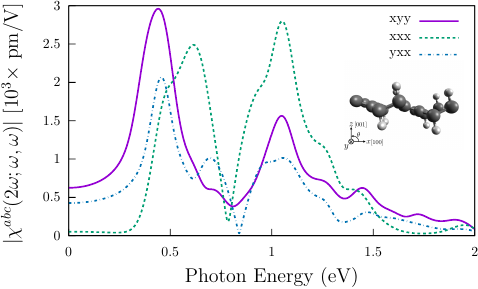

Reproduce this figure in gnuplot.
set terminal mp color dashed latex 11

set xlabel "{\\Large Photon Energy (eV)}"


abso(w,x,y,z)=(sqrt((w+y)**2+(x+z)**2))

set xtics nomirror
set ytics nomirror

unset zeroaxis
#set label 1 "{\\Large C$_{16}$H$_{8}$-alt}"   at graph 0.75, graph 0.40 
set ylabel "{\\Large $|\\chi^{abc}(2\\omega; \\omega, \\omega)|$ [pm/V] }"

### nonlocal comparison

set key top right


set output "shg-vnl-alt.mp"
p "data/alt/res-nospin_0-2eV/shgL.vnl.sm_0.08_xyy_14452_65-nospin_scissor_0_Nc_41" u 1:(abso($2,$3,$4,$5)) t 'xyy' w l lw 2 lt 1 dt 1,\
  "data/alt/res-nospin_0-2eV/shgL.vnl.sm_0.08_xxx_14452_65-nospin_scissor_0_Nc_41" u 1:(abso($2,$3,$4,$5)) t 'xxx' w l lw 2 lt 2 dt 2,\
  "data/alt/res-nospin_0-2eV/shgL.vnl.sm_0.08_yxx_14452_65-nospin_scissor_0_Nc_41" u 1:(abso($2,$3,$4,$5)) t 'yxx' w l lw 2 lt 3 dt 3

#set output "shg-vnl-alt-y.mp"
# "data/alt/res-nospin_0-2eV/shgL.vnl.sm_0.15_xxy_14452_65-nospin_scissor_0_Nc_41" u 1:(abso($2,$3,$4,$5)) t 'xxy' w l lw 2 lt 2 dt 2 ,\
# "data/alt/res-nospin_0-2eV/shgL.vnl.sm_0.15_yxy_14452_65-nospin_scissor_0_Nc_41" u 1:(abso($2,$3,$4,$5)) t 'yxy' w l lw 2 lt 2 dt 2 ,\
# "data/alt/res-nospin_0-2eV/shgL.vnl.sm_0.15_yyy_14452_65-nospin_scissor_0_Nc_41" u 1:(abso($2,$3,$4,$5)) t 'yyy' w l lw 2 lt 6 dt 3






